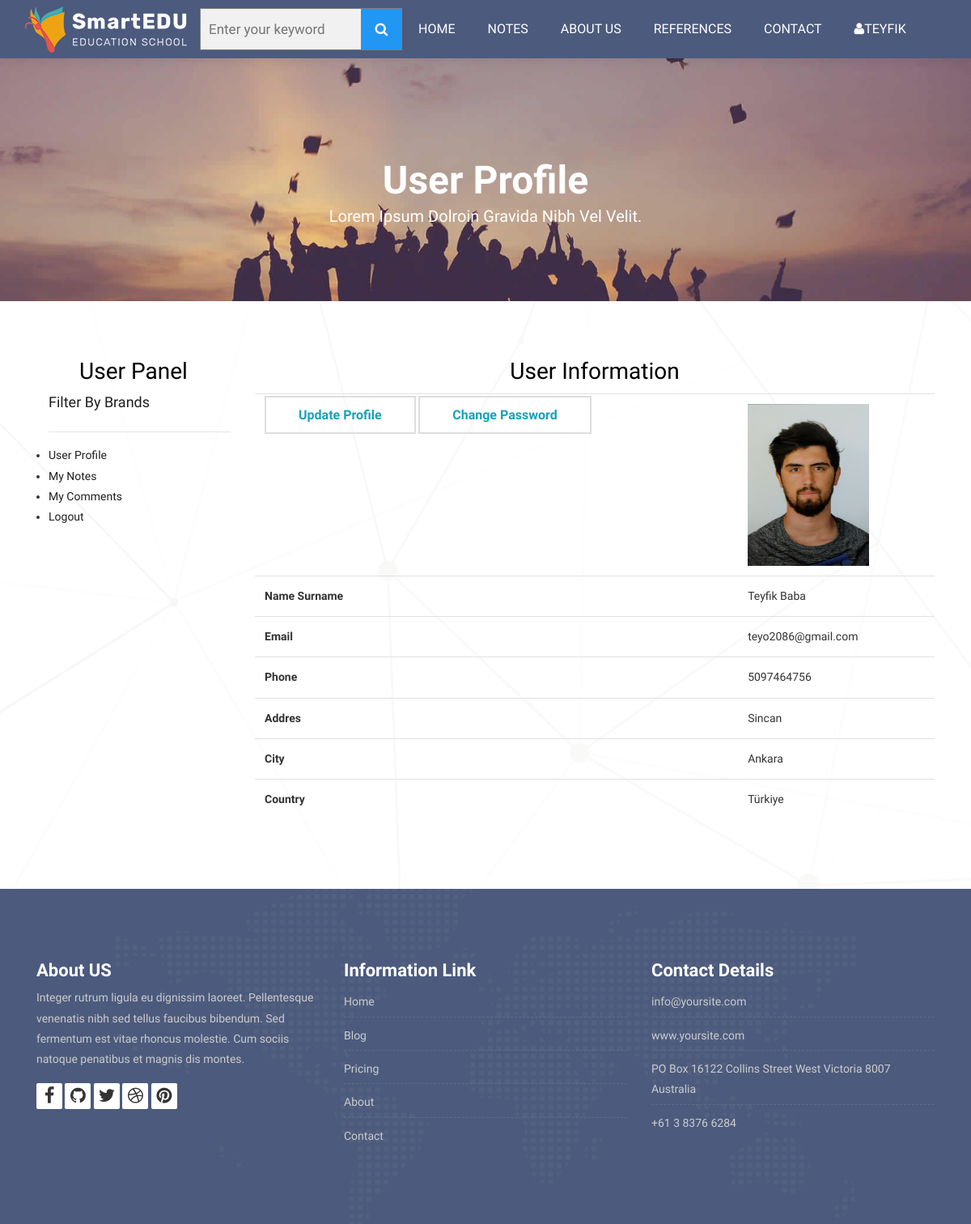
The page /user/ (signed in) on the database its author committed.
### home/models.py (models this page shows, shortened)
class UserProfile(models.Model):
    user=models.OneToOneField(User, on_delete=models.CASCADE)
    phone=models.CharField(blank=True,max_length=20)
    address = models.CharField(blank=True, max_length=20)
    city = models.CharField(blank=True, max_length=20)
    country = models.CharField(blank=True, max_length=20)
    image = models.ImageField(blank=True, upload_to='images/users/')
    def user_name(self):
        return self.user.first_name +' '+ self.user.last_name

### user/views.py (the view)
# urls.py: path('',views.index,name='index'),
def index(request):
    category=Category.objects.all()
    current_user=request.user
    profile=UserProfile.objects.get(pk=current_user.id)
    context={'category':category,
             'profile':profile,
             }
    return render(request,'user_profile.html',context)

### user/templates/user_profile.html (shortened to what this page needs)
{% extends "homebase.html" %}
{% block content %}
<div class="all-title-box">
		<div class="container text-center">
			<h1>User Profile<span class="m_1">Lorem Ipsum dolroin gravida nibh vel velit.</span></h1>
		</div>
	</div>
<div id="contact" class="section wb">
        <div class="container">
            <div class="row">
                <div class="col-md-3">
                    <div class="container">
                        <div class="map-box">
                            <h2 class="title">User Panel</h2>
                        </div>
                        {% include "user_panel.html" %}
                    </div>
                </div>
				<div class="col-md-9">
					<div class="map-box">
                        <h2 class="title">User Information</h2>
<table class="table">
    <tr>
        <th class="text-left">
            <a href="/user/update" class="btn-custom" style="color: #17a2b8">Update Profile</a>
            <a href="/user/password" class="btn-custom" style="color: #17a2b8">Change Password</a>
        </th>
        <th class="da-center"><img src="{{ profile.image.url }}" style="width: 150px;height: 200px " alt=""></th>
    </tr>
    <tr>
        <th class="text-left">Name Surname</th>
        <td class="text-left">{{ profile.user_name }}</td>
        </tr>
    <tr>
        <th class="text-left">Email</th>
        <td class="text-left">{{ profile.user.email }}</td>
        </tr>
    <tr>
        <th class="text-left">Phone</th>
        <td class="text-left">{{ profile.phone }}</td>
        </tr>
    <tr>
        <th class="text-left">Addres</th>
        <td class="text-left">{{ profile.address }}</td>
        </tr>
    <tr>
        <th class="text-left">City</th>
        <td class="text-left">{{ profile.city }}</td>
        </tr>
    <tr>
        <th class="text-left">Country</th>
        <td class="text-left">{{ profile.country }}</td>
    </tr>
</table>
					</div>
				</div>
            </div>
        </div>
    </div>
{% endblock %}

### home/templates/header.html (shortened to what this page needs)
{% load static %}
<div>
    <header class="top-navbar">
        <nav class="navbar navbar-expand-lg navbar-light bg-light">
            <div class="container-fluid">
                <a class="navbar-brand" aria-expanded="true" href="/">
                    <img src="{% static 'images/logo.png'%}" alt="" />
                </a>
                <div>
                    <form class="example" action="/search/" method="post" style="margin: auto;max-width:250px">
                        <input id="query" name="query" class="input search" type="text" placeholder="Enter your keyword">
                        <button type="submit"><i class="fa fa-search"></i></button>
                    </form>
                </div>
                <div class="collapse navbar-collapse" id="navbars-host">
                    <ul class="navbar-nav ml-auto">
                        <li class="nav-item"><a class="nav-link" href="/home">Home</a></li>
                        <li class="nav-item dropdown">
                            <a class="nav-link dropdown-toggle" href="#">Notes </a>
                                {% load mptt_tags %}
                        </li >
                        <li class="nav-item"><a class="nav-link" href="/about">About Us</a></li>
                        <li class="nav-item"><a class="nav-link" href="/references">References</a></li>
                        <li class="nav-item"><a class="nav-link" href="/contact">Contact</a></li>
                    </ul>
                    <ul class="nav navbar-nav navbar-collapse">
                        {% if user.id is not None %}
                            <li class="nav-item dropdown">
                               <a class="nav-link dropdown-toggle"> <i class="fa fa-user"></i>{{ user.first_name }} </a>
                            </li>
                        {% else %}
                            <li class="nav-item"> <a class="nav-link" href="/login/">Login </a></li>
                            <li class="nav-item"> <a class="nav-link" href="/signup/">Sign up</a></li>
                        {% endif %}
                    </ul>
                </div>
            </div>
        </nav>
    </header>
</div>

### home/static/style.css (style rules this page uses)
body { color: #333333; font-size: 14px; font-family: 'Rubik', sans-serif; line-height: 1.80857; }
html, body { height: 100%; }
a { color: #1f1f1f; text-decoration: none !important; outline: none !important; -webkit-transition: all .3s ease-in-out; -moz-transition: all .3s ease-in-out; -ms-transition: all .3s ease-in-out; -o-transition: all .3s ease-in-out; transition: all .3s ease-in-out; }
h1, h2, h3, h4, h5, h6 { letter-spacing: 0; font-weight: normal; position: relative; padding: 0 0 10px 0; font-weight: normal; line-height: 120% !important; color: #1f1f1f; margin: 0 }
h1 { font-size: 24px }
h2 { font-size: 22px }
a { color: #1f1f1f; text-decoration: none; outline: none; }
a, .btn { text-decoration: none !important; outline: none !important; -webkit-transition: all .3s ease-in-out; -moz-transition: all .3s ease-in-out; -ms-transition: all .3s ease-in-out; -o-transition: all .3s ease-in-out; transition: all .3s ease-in-out; }
.btn-custom { margin-top: 20px; background-color: transparent !important; border: 2px solid #ddd; padding: 12px 40px; font-size: 16px; }
.top-navbar .bg-light { background: #4c5a7d !important; }
.top-navbar .navbar-light .navbar-nav .nav-link { color: #ffffff; font-size: 16px; font-weight: 500; }
.top-navbar .navbar-light .navbar-nav .nav-item { position: relative; display: inline-block; padding: 15px 0px; margin: 0px 20px; }
.top-navbar .navbar-light .navbar-nav .nav-item .nav-link { padding: 6px 0px; position: relative; display: block; line-height: 30px; letter-spacing: 0px; text-transform: uppercase; }
.top-navbar .navbar-light .navbar-nav .nav-item::after { position: absolute; content: ''; left: 50%; bottom: auto; top: 11px; width: 5px; height: 5px; opacity: 0; margin-left: -3px; background-color: #ffffff; border-radius: 50px; -webkit-transform: translateY(0px); transform: translateY(0px); transition: all 900ms ease; -webkit-transition: all 900ms ease; -ms-transition: all 900ms ease; -o-transition: all 900ms ease; -moz-transition: all 900ms ease; }
.top-navbar .navbar-light .navbar-nav .nav-item .nav-link::before { position: absolute; content: ''; left: 0%; bottom: auto; top: -4px; width: 5px; height: 5px; border-radius: 50px; opacity: 0; margin-left: -10px; background-color: #ffffff; -webkit-transform: translateY(0px); transform: translateY(0px); transition: all 900ms ease; -webkit-transition: all 900ms ease; -ms-transition: all 900ms ease; -o-transition: all 900ms ease; -moz-transition: all 900ms ease; }
.top-navbar .navbar-light .navbar-nav .nav-item .nav-link::after { position: absolute; content: ''; right: 0%; left: auto; bottom: auto; top: -4px; width: 5px; height: 5px; border-radius: 50px; border: none !important; opacity: 0; margin-right: -11px; background-color: #ffffff; transition: all 900ms ease; -webkit-transition: all 900ms ease; -ms-transition: all 900ms ease; -o-transition: all 900ms ease; -moz-transition: all 900ms ease; }
.top-navbar .bg-light { padding-top: 0px; padding-bottom: 0px; box-shadow: 0 0 18px 0 rgba(0,0,0,.12); }
.section { display: block; position: relative; overflow: hidden; padding: 70px 0; }
.section.wb { background-color: #ffffff; }
#contact { background: url(images/bg.png) no-repeat center center #fff; }
.map-box { margin-left: -15px; }
.all-title-box { background: url(images/banner.jpg)no-repeat; -webkit-background-size: cover; -moz-background-size: cover; -o-background-size: cover; background-size: cover; background-position: center; min-height: 300px; }
.all-title-box h1 { color: #fff; font-weight: 600; text-transform: capitalize; padding-top: 11%; font-size: 48px; line-height: 0px; }
span.m_1 { font-weight: 300; font-size: 20px; line-height: 1.5em; display: block; }

### home/static/css/slider.css (style rules this page uses)
* { box-sizing:border-box }

### home/static/css/tabs.css (style rules this page uses)
body { background:#fff; font-family: 'Arimo', sans-serif; }
h2 { color:#000; text-align:center; font-size:2em; }

### home/static/css/search.css (style rules this page uses)
* { box-sizing: border-box; }
form.example input[type=text] { padding: 10px; font-size: 17px; border: 1px solid grey; float: left; width: 80%; background: #f1f1f1; }
form.example button { float: left; width: 20%; padding: 10px; background: #2196F3; color: white; font-size: 17px; border: 1px solid grey; border-left: none; cursor: pointer; }
form.example::after { content: ""; clear: both; display: table; }

### rows shown on the page
UserProfile: image (picture), user_name "Teyfik Baba", user.email "teyo2086@gmail.com", phone "5097464756", address "Sincan", city "Ankara", country "Türkiye"

### other values the page prints
{{ user.first_name }} "TEYFIK"
